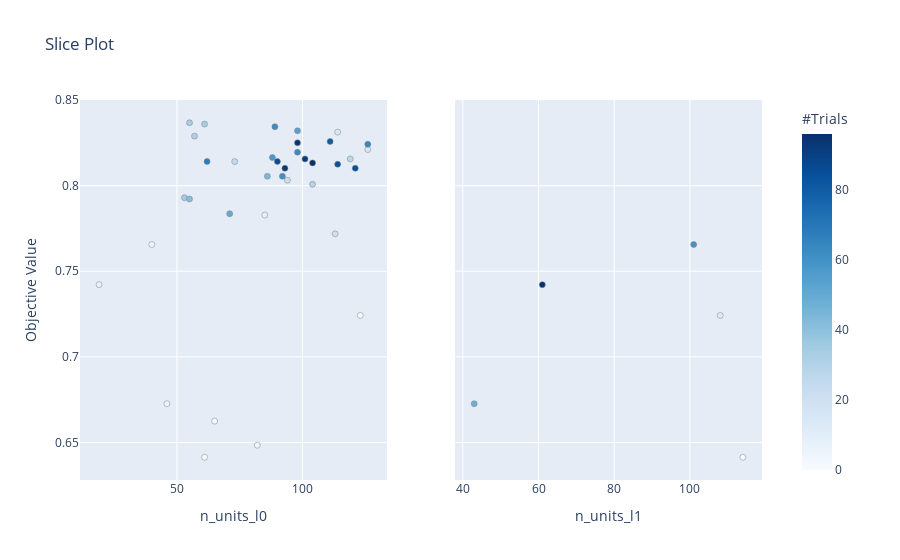

Notebook cell for this chart:
### Code cell
plot_slice(study, params=['n_units_l0', 'n_units_l1'])

### Figure 1 — Plotly figure (JSON) as saved in the notebook; plotly's stock layout.template omitted (floating-point values rounded to 4 significant figures)
{"data": [{"marker": {"color": [0, 1, 2, 3, 4, 5, 8, 9, 15, 16, 20, 21, 25, 27, 30, 31, 33, 34, 35, 41, 44, 50, 54, 57, 61, 62, 63, 64, 68, 80, 84, 85, 86, 91, 93, 94, 96], "colorbar": {"title": {"text": "#Trials"}, "x": 1, "xpad": 40}, "colorscale": [[0, "rgb(247,251,255)"], [0.125, "rgb(222,235,247)"], [0.25, "rgb(198,219,239)"], [0.375, "rgb(158,202,225)"], [0.5, "rgb(107,174,214)"], [0.625, "rgb(66,146,198)"], [0.75, "rgb(33,113,181)"], [0.875, "rgb(8,81,156)"], [1, "rgb(8,48,107)"]], "line": {"color": "Grey", "width": 0.5}, "showscale": true}, "mode": "markers", "showlegend": false, "x": [61, 123, 65, 82, 46, 40, 19, 85, 114, 126, 113, 94, 73, 119, 104, 57, 55, 61, 53, 55, 86, 71, 98, 88, 92, 89, 98, 126, 62, 111, 114, 121, 90, 101, 93, 98, 104], "y": [0.6414, 0.7242, 0.6625, 0.6484, 0.6727, 0.7656, 0.7422, 0.7828, 0.8313, 0.8211, 0.7719, 0.8031, 0.8141, 0.8156, 0.8008, 0.8289, 0.8367, 0.8359, 0.793, 0.7922, 0.8055, 0.7836, 0.832, 0.8164, 0.8055, 0.8344, 0.8195, 0.8242, 0.8141, 0.8258, 0.8125, 0.8102, 0.8141, 0.8156, 0.8102, 0.825, 0.8133], "type": "scatter", "xaxis": "x", "yaxis": "y"}, {"marker": {"color": [0, 1, 4, 5, 8], "colorbar": {"title": {"text": "#Trials"}, "x": 1, "xpad": 40}, "colorscale": [[0, "rgb(247,251,255)"], [0.125, "rgb(222,235,247)"], [0.25, "rgb(198,219,239)"], [0.375, "rgb(158,202,225)"], [0.5, "rgb(107,174,214)"], [0.625, "rgb(66,146,198)"], [0.75, "rgb(33,113,181)"], [0.875, "rgb(8,81,156)"], [1, "rgb(8,48,107)"]], "line": {"color": "Grey", "width": 0.5}, "showscale": false}, "mode": "markers", "showlegend": false, "x": [114, 108, 43, 101, 61], "y": [0.6414, 0.7242, 0.6727, 0.7656, 0.7422], "type": "scatter", "xaxis": "x2", "yaxis": "y2"}], "layout": {"xaxis": {"anchor": "y", "domain": [0, 0.45], "title": {"text": "n_units_l0"}}, "yaxis": {"anchor": "x", "domain": [0, 1], "title": {"text": "Objective Value"}}, "xaxis2": {"anchor": "y2", "domain": [0.55, 1], "title": {"text": "n_units_l1"}}, "yaxis2": {"anchor": "x2", "domain": [0, 1], "matches": "y", "showticklabels": false}, "title": {"text": "Slice Plot"}}}
